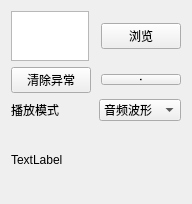
          <widget class="QWidget" name="scrollAreaWidgetContents_5">
           <property name="geometry">
            <rect>
             <x>0</x>
             <y>0</y>
             <width>192</width>
             <height>204</height>
            </rect>
           </property>
           <layout class="QVBoxLayout" name="verticalLayout_23" stretch="1,1,1,5">
            <item>
             <layout class="QHBoxLayout" name="horizontalLayout_53">
              <property name="spacing">
               <number>12</number>
              </property>
              <item>
               <layout class="QVBoxLayout" name="verticalLayout_21">
                <item>
                 <widget class="QPlainTextEdit" name="input_file_8">
                  <property name="minimumSize">
                   <size>
                    <width>0</width>
                    <height>50</height>
                   </size>
                  </property>
                  <property name="maximumSize">
                   <size>
                    <width>16777215</width>
                    <height>60</height>
                   </size>
                  </property>
                  <property name="font">
                   <font>
                    <family>Microsoft YaHei</family>
                    <pointsize>-1</pointsize>
                   </font>
                  </property>
                  <property name="readOnly">
                   <bool>false</bool>
                  </property>
                  <property name="plainText">
                   <string/>
                  </property>
                  <property name="placeholderText">
                   <string>输入源文件地址</string>
                  </property>
                 </widget>
                </item>
               </layout>
              </item>
              <item>
               <widget class="QPushButton" name="input_enter_8">
                <property name="text">
                 <string>浏览</string>
                </property>
               </widget>
              </item>
             </layout>
            </item>
            <item>
             <layout class="QHBoxLayout" name="horizontalLayout_76">
              <item>
               <widget class="QPushButton" name="clearerror">
                <property name="text">
                 <string>清除异常</string>
                </property>
               </widget>
              </item>
              <item>
               <spacer name="horizontalSpacer_18">
                <property name="orientation">
                 <enum>Qt::Orientation::Horizontal</enum>
                </property>
                <property name="sizeHint" stdset="0">
                 <size>
                  <width>40</width>
                  <height>20</height>
                 </size>
                </property>
               </spacer>
              </item>
              <item>
               <widget class="QPushButton" name="player">
                <property name="maximumSize">
                 <size>
                  <width>100</width>
                  <height>16777215</height>
                 </size>
                </property>
                <property name="font">
                 <font>
                  <family>Microsoft YaHei</family>
                  <pointsize>-1</pointsize>
                  <fontweight>DemiBold</fontweight>
                 </font>
                </property>
                <property name="text">
                 <string>播放</string>
                </property>
               </widget>
              </item>
             </layout>
            </item>
            <item>
             <layout class="QHBoxLayout" name="horizontalLayout_51">
              <item>
               <widget class="QLabel" name="label_42">
                <property name="text">
                 <string>播放模式</string>
                </property>
               </widget>
              </item>
              <item>
               <widget class="QComboBox" name="playermodel">
                <item>
                 <property name="text">
                  <string>音频波形</string>
                 </property>
                </item>
                <item>
                 <property name="text">
                  <string>音频频谱</string>
                 </property>
                </item>
               </widget>
              </item>
             </layout>
            </item>
            <item>
             <layout class="QHBoxLayout" name="horizontalLayout_86">
              <item>
               <widget class="QLabel" name="feibi_play">
                <property name="text">
                 <string>TextLabel</string>
                </property>
               </widget>
              </item>
             </layout>
            </item>
           </layout>
          </widget>
